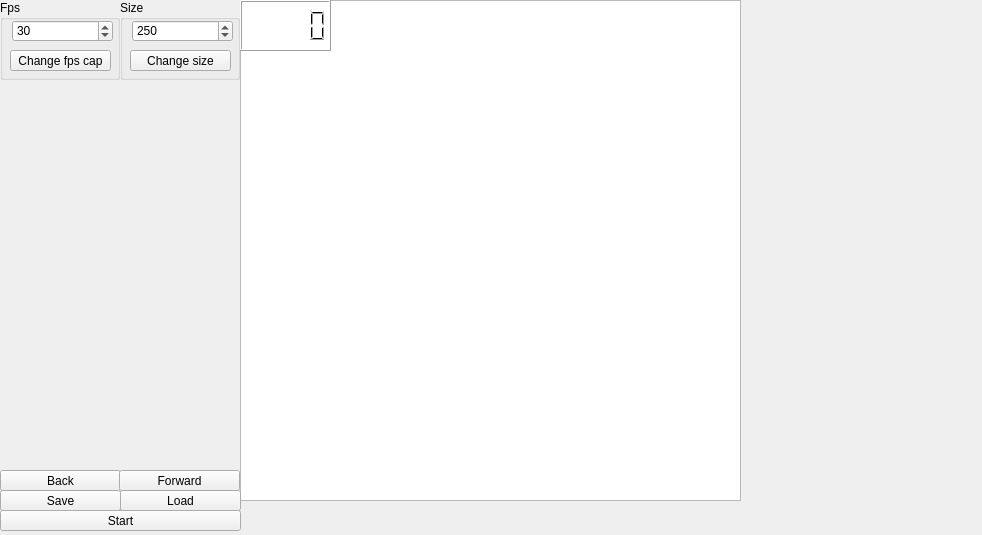
<?xml version="1.0" encoding="UTF-8"?>
<ui version="4.0">
 <class>MainWindow</class>
 <widget class="QMainWindow" name="MainWindow">
  <property name="geometry">
   <rect>
    <x>0</x>
    <y>0</y>
    <width>982</width>
    <height>535</height>
   </rect>
  </property>
  <property name="windowTitle">
   <string>MainWindow</string>
  </property>
  <widget class="QWidget" name="centralWidget">
   <widget class="QGraphicsView" name="graphicsView">
    <property name="geometry">
     <rect>
      <x>240</x>
      <y>0</y>
      <width>501</width>
      <height>501</height>
     </rect>
    </property>
    <property name="verticalScrollBarPolicy">
     <enum>Qt::ScrollBarAlwaysOff</enum>
    </property>
    <property name="horizontalScrollBarPolicy">
     <enum>Qt::ScrollBarAlwaysOff</enum>
    </property>
    <property name="resizeAnchor">
     <enum>QGraphicsView::AnchorViewCenter</enum>
    </property>
   </widget>
   <widget class="QPushButton" name="pushButton">
    <property name="geometry">
     <rect>
      <x>0</x>
      <y>510</y>
      <width>241</width>
      <height>21</height>
     </rect>
    </property>
    <property name="text">
     <string>Start</string>
    </property>
   </widget>
   <widget class="QPushButton" name="backButton">
    <property name="geometry">
     <rect>
      <x>0</x>
      <y>470</y>
      <width>121</width>
      <height>21</height>
     </rect>
    </property>
    <property name="text">
     <string>Back</string>
    </property>
   </widget>
   <widget class="QPushButton" name="forwardButton">
    <property name="geometry">
     <rect>
      <x>119</x>
      <y>470</y>
      <width>121</width>
      <height>21</height>
     </rect>
    </property>
    <property name="text">
     <string>Forward</string>
    </property>
   </widget>
   <widget class="QPushButton" name="saveButton">
    <property name="geometry">
     <rect>
      <x>0</x>
      <y>490</y>
      <width>121</width>
      <height>21</height>
     </rect>
    </property>
    <property name="text">
     <string>Save</string>
    </property>
   </widget>
   <widget class="QPushButton" name="loadButton">
    <property name="geometry">
     <rect>
      <x>120</x>
      <y>490</y>
      <width>121</width>
      <height>21</height>
     </rect>
    </property>
    <property name="text">
     <string>Load</string>
    </property>
   </widget>
   <widget class="QGroupBox" name="fpsGroupBox">
    <property name="geometry">
     <rect>
      <x>0</x>
      <y>0</y>
      <width>120</width>
      <height>80</height>
     </rect>
    </property>
    <property name="title">
     <string>Fps</string>
    </property>
    <widget class="QPushButton" name="fpsButton">
     <property name="geometry">
      <rect>
       <x>10</x>
       <y>50</y>
       <width>101</width>
       <height>21</height>
      </rect>
     </property>
     <property name="text">
      <string>Change fps cap</string>
     </property>
    </widget>
    <widget class="QSpinBox" name="fpsSpinBox">
     <property name="geometry">
      <rect>
       <x>12</x>
       <y>20</y>
       <width>101</width>
       <height>22</height>
      </rect>
     </property>
     <property name="minimum">
      <number>1</number>
     </property>
     <property name="maximum">
      <number>1000</number>
     </property>
     <property name="value">
      <number>30</number>
     </property>
    </widget>
   </widget>
   <widget class="QLCDNumber" name="fpsLcd">
    <property name="geometry">
     <rect>
      <x>240</x>
      <y>0</y>
      <width>91</width>
      <height>51</height>
     </rect>
    </property>
   </widget>
   <widget class="QGroupBox" name="groupBox">
    <property name="geometry">
     <rect>
      <x>120</x>
      <y>0</y>
      <width>120</width>
      <height>80</height>
     </rect>
    </property>
    <property name="title">
     <string>Size</string>
    </property>
    <widget class="QSpinBox" name="sizeSpinBox">
     <property name="geometry">
      <rect>
       <x>12</x>
       <y>20</y>
       <width>101</width>
       <height>22</height>
      </rect>
     </property>
     <property name="minimum">
      <number>2</number>
     </property>
     <property name="maximum">
      <number>1000</number>
     </property>
     <property name="singleStep">
      <number>10</number>
     </property>
     <property name="value">
      <number>250</number>
     </property>
    </widget>
    <widget class="QPushButton" name="sizeButton">
     <property name="geometry">
      <rect>
       <x>10</x>
       <y>50</y>
       <width>101</width>
       <height>21</height>
      </rect>
     </property>
     <property name="cursor">
      <cursorShape>ArrowCursor</cursorShape>
     </property>
     <property name="text">
      <string>Change size</string>
     </property>
    </widget>
   </widget>
   <zorder>graphicsView</zorder>
   <zorder>pushButton</zorder>
   <zorder>backButton</zorder>
   <zorder>forwardButton</zorder>
   <zorder>saveButton</zorder>
   <zorder>loadButton</zorder>
   <zorder>fpsGroupBox</zorder>
   <zorder>groupBox</zorder>
   <zorder>fpsLcd</zorder>
  </widget>
 </widget>
 <layoutdefault spacing="6" margin="11"/>
 <resources/>
 <connections/>
</ui>
